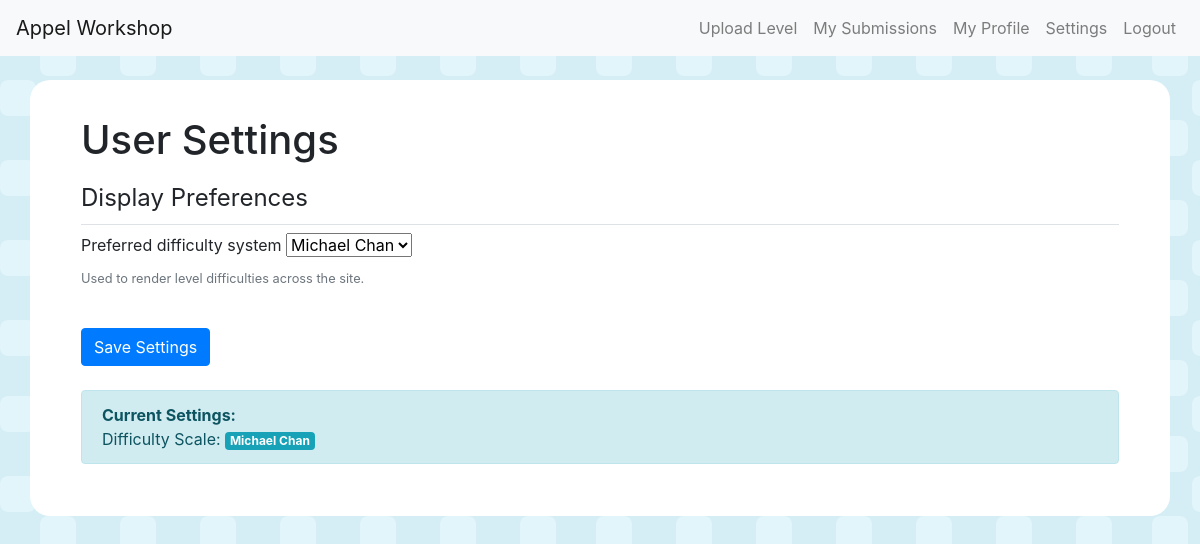
/settings/ (signed in), run on an earlier commit of the app's database.
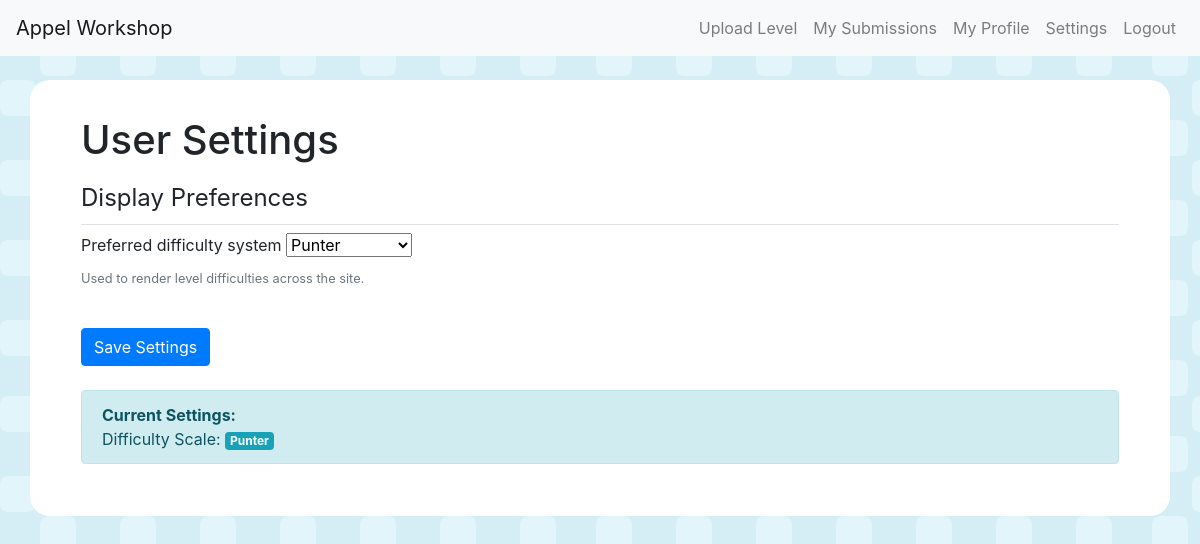
And on a later commit of the database.
### levels/models.py (models this page shows, shortened)
class Profile(models.Model):
    user = models.OneToOneField(User, on_delete=models.CASCADE, related_name='profile')
    stats = models.JSONField(default=default_profile_stats)
    display_name = models.CharField(max_length=100, blank=True, default='')
    bio = models.TextField(max_length=2000, blank=True, default='')
    difficulty_system = models.CharField(
        max_length=20,
        choices=DIFFICULTY_SYSTEM_CHOICES,
        default="punter",
        help_text="How to display level difficulties across the site.",
    )

### levels/views.py (the view)
# urls.py: path('settings/', views.user_settings, name='user_settings'),
@login_required
def user_settings(request):
    profile = request.user.profile
    if request.method == 'POST':
        form = ProfileSettingsForm(request.POST, instance=profile)
        if form.is_valid():
            form.save()
            return redirect('levels:user_settings')
    else:
        form = ProfileSettingsForm(instance=profile)
    return render(
        request,
        'levels/user_settings.html',
        {
            'form': form,
            'difficulty_system': profile.difficulty_system,
        },
    )

### levels/forms.py
class ProfileSettingsForm(forms.ModelForm):
    difficulty_system = forms.ChoiceField(
        choices=DIFFICULTY_SYSTEM_CHOICES,
        label="Preferred difficulty system",
        help_text="Used to render level difficulties across the site.",
    )
    class Meta:
        model = Profile
        fields = ['difficulty_system']

### levels/templatetags/level_tags.py (called while the page is built)
@register.filter
def difficulty_system_label(system_key):
    return SYSTEM_LABELS.get(system_key, system_key)

### levels/templates/levels/user_settings.html (shortened to what this page needs)
{% extends "base.html" %}
{% load level_tags %}
{% block content %}
<div class="container">
    <h1>User Settings</h1>
    <form method="post" class="mt-3">
        <fieldset class="mb-4">
            <legend class="border-bottom pb-2">Display Preferences</legend>
            <div class="form-group">
                <label for="id_difficulty_system">{{ form.difficulty_system.label }}</label>
                {{ form.difficulty_system }}
                <small class="form-text text-muted d-block">{{ form.difficulty_system.help_text }}</small>
            </div>
        </fieldset>
        <button type="submit" class="btn btn-primary">Save Settings</button>
    </form>
    <div class="mt-4 alert alert-info">
        <strong>Current Settings:</strong><br>
        Difficulty Scale: <span class="badge badge-info">{{ difficulty_system|difficulty_system_label }}</span>
    </div>
</div>
{% endblock %}

What changed in the data, as far as the page shows it:
changed Profile: difficulty_system "Michael Chan" → "Punter"
